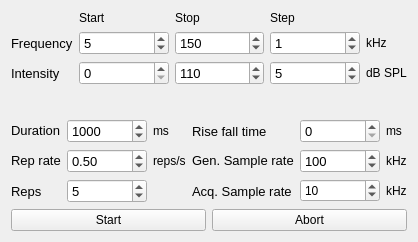
<?xml version="1.0" encoding="UTF-8"?>
<ui version="4.0">
 <class>TuningCurve</class>
 <widget class="QWidget" name="TuningCurve">
  <property name="geometry">
   <rect>
    <x>0</x>
    <y>0</y>
    <width>418</width>
    <height>242</height>
   </rect>
  </property>
  <property name="windowTitle">
   <string>Form</string>
  </property>
  <layout class="QVBoxLayout" name="verticalLayout">
   <item>
    <layout class="QGridLayout" name="gridLayout_2">
     <item row="2" column="2">
      <widget class="QSpinBox" name="db_stop_spnbx">
       <property name="font">
        <font>
         <pointsize>10</pointsize>
        </font>
       </property>
       <property name="maximum">
        <number>150</number>
       </property>
       <property name="value">
        <number>110</number>
       </property>
      </widget>
     </item>
     <item row="1" column="3">
      <widget class="QSpinBox" name="freq_step_spnbx">
       <property name="font">
        <font>
         <pointsize>10</pointsize>
        </font>
       </property>
       <property name="maximum">
        <number>100</number>
       </property>
       <property name="value">
        <number>1</number>
       </property>
      </widget>
     </item>
     <item row="1" column="2">
      <widget class="QSpinBox" name="freq_stop_spnbx">
       <property name="font">
        <font>
         <pointsize>10</pointsize>
        </font>
       </property>
       <property name="maximum">
        <number>200</number>
       </property>
       <property name="value">
        <number>150</number>
       </property>
      </widget>
     </item>
     <item row="2" column="4">
      <widget class="QLabel" name="label_21">
       <property name="sizePolicy">
        <sizepolicy hsizetype="Fixed" vsizetype="Preferred">
         <horstretch>0</horstretch>
         <verstretch>0</verstretch>
        </sizepolicy>
       </property>
       <property name="text">
        <string>dB SPL</string>
       </property>
      </widget>
     </item>
     <item row="1" column="4">
      <widget class="QLabel" name="label_19">
       <property name="sizePolicy">
        <sizepolicy hsizetype="Fixed" vsizetype="Preferred">
         <horstretch>0</horstretch>
         <verstretch>0</verstretch>
        </sizepolicy>
       </property>
       <property name="text">
        <string>kHz</string>
       </property>
      </widget>
     </item>
     <item row="1" column="1">
      <widget class="QSpinBox" name="freq_start_spnbx">
       <property name="font">
        <font>
         <pointsize>10</pointsize>
        </font>
       </property>
       <property name="maximum">
        <number>200</number>
       </property>
       <property name="singleStep">
        <number>5</number>
       </property>
       <property name="value">
        <number>5</number>
       </property>
      </widget>
     </item>
     <item row="2" column="3">
      <widget class="QSpinBox" name="db_step_spnbx">
       <property name="font">
        <font>
         <pointsize>10</pointsize>
        </font>
       </property>
       <property name="maximum">
        <number>50</number>
       </property>
       <property name="value">
        <number>5</number>
       </property>
      </widget>
     </item>
     <item row="2" column="1">
      <widget class="QSpinBox" name="db_start_spnbx">
       <property name="font">
        <font>
         <pointsize>10</pointsize>
        </font>
       </property>
       <property name="maximum">
        <number>150</number>
       </property>
       <property name="singleStep">
        <number>5</number>
       </property>
       <property name="value">
        <number>0</number>
       </property>
      </widget>
     </item>
     <item row="1" column="0">
      <widget class="QLabel" name="label_25">
       <property name="sizePolicy">
        <sizepolicy hsizetype="Fixed" vsizetype="Preferred">
         <horstretch>0</horstretch>
         <verstretch>0</verstretch>
        </sizepolicy>
       </property>
       <property name="font">
        <font>
         <pointsize>10</pointsize>
        </font>
       </property>
       <property name="text">
        <string>Frequency</string>
       </property>
      </widget>
     </item>
     <item row="0" column="1">
      <widget class="QLabel" name="label_26">
       <property name="text">
        <string>Start</string>
       </property>
      </widget>
     </item>
     <item row="2" column="0">
      <widget class="QLabel" name="label_18">
       <property name="font">
        <font>
         <pointsize>10</pointsize>
        </font>
       </property>
       <property name="text">
        <string>Intensity</string>
       </property>
      </widget>
     </item>
     <item row="0" column="2">
      <widget class="QLabel" name="label_27">
       <property name="text">
        <string>Stop</string>
       </property>
      </widget>
     </item>
     <item row="0" column="3">
      <widget class="QLabel" name="label_28">
       <property name="text">
        <string>Step</string>
       </property>
      </widget>
     </item>
     <item row="3" column="0">
      <spacer name="verticalSpacer">
       <property name="orientation">
        <enum>Qt::Vertical</enum>
       </property>
       <property name="sizeHint" stdset="0">
        <size>
         <width>20</width>
         <height>40</height>
        </size>
       </property>
      </spacer>
     </item>
    </layout>
   </item>
   <item>
    <layout class="QGridLayout" name="gridLayout_3">
     <item row="0" column="0">
      <widget class="QLabel" name="label_22">
       <property name="sizePolicy">
        <sizepolicy hsizetype="Preferred" vsizetype="Fixed">
         <horstretch>0</horstretch>
         <verstretch>0</verstretch>
        </sizepolicy>
       </property>
       <property name="font">
        <font>
         <pointsize>10</pointsize>
        </font>
       </property>
       <property name="text">
        <string>Duration</string>
       </property>
      </widget>
     </item>
     <item row="0" column="1">
      <widget class="QSpinBox" name="dur_spnbx_2">
       <property name="font">
        <font>
         <pointsize>10</pointsize>
        </font>
       </property>
       <property name="minimum">
        <number>100</number>
       </property>
       <property name="maximum">
        <number>50000</number>
       </property>
       <property name="singleStep">
        <number>100</number>
       </property>
       <property name="value">
        <number>1000</number>
       </property>
      </widget>
     </item>
     <item row="0" column="2">
      <widget class="QLabel" name="label_24">
       <property name="sizePolicy">
        <sizepolicy hsizetype="Preferred" vsizetype="Fixed">
         <horstretch>0</horstretch>
         <verstretch>0</verstretch>
        </sizepolicy>
       </property>
       <property name="text">
        <string>ms</string>
       </property>
      </widget>
     </item>
     <item row="0" column="5">
      <widget class="QLabel" name="label_20">
       <property name="sizePolicy">
        <sizepolicy hsizetype="Fixed" vsizetype="Fixed">
         <horstretch>0</horstretch>
         <verstretch>0</verstretch>
        </sizepolicy>
       </property>
       <property name="text">
        <string>ms</string>
       </property>
      </widget>
     </item>
     <item row="1" column="0">
      <widget class="QLabel" name="label_23">
       <property name="sizePolicy">
        <sizepolicy hsizetype="Fixed" vsizetype="Fixed">
         <horstretch>0</horstretch>
         <verstretch>0</verstretch>
        </sizepolicy>
       </property>
       <property name="font">
        <font>
         <pointsize>10</pointsize>
        </font>
       </property>
       <property name="text">
        <string>Rep rate</string>
       </property>
      </widget>
     </item>
     <item row="1" column="2">
      <widget class="QLabel" name="label_15">
       <property name="sizePolicy">
        <sizepolicy hsizetype="Fixed" vsizetype="Fixed">
         <horstretch>0</horstretch>
         <verstretch>0</verstretch>
        </sizepolicy>
       </property>
       <property name="text">
        <string>reps/s</string>
       </property>
      </widget>
     </item>
     <item row="1" column="3">
      <widget class="QLabel" name="label_17">
       <property name="sizePolicy">
        <sizepolicy hsizetype="Fixed" vsizetype="Fixed">
         <horstretch>0</horstretch>
         <verstretch>0</verstretch>
        </sizepolicy>
       </property>
       <property name="font">
        <font>
         <pointsize>10</pointsize>
        </font>
       </property>
       <property name="text">
        <string>Gen. Sample rate</string>
       </property>
      </widget>
     </item>
     <item row="1" column="4">
      <widget class="QSpinBox" name="sr_spnbx_2">
       <property name="font">
        <font>
         <pointsize>10</pointsize>
        </font>
       </property>
       <property name="minimum">
        <number>10</number>
       </property>
       <property name="maximum">
        <number>1000</number>
       </property>
       <property name="singleStep">
        <number>10</number>
       </property>
       <property name="value">
        <number>100</number>
       </property>
      </widget>
     </item>
     <item row="1" column="5">
      <widget class="QLabel" name="label_16">
       <property name="sizePolicy">
        <sizepolicy hsizetype="Fixed" vsizetype="Fixed">
         <horstretch>0</horstretch>
         <verstretch>0</verstretch>
        </sizepolicy>
       </property>
       <property name="text">
        <string>kHz</string>
       </property>
      </widget>
     </item>
     <item row="1" column="1">
      <widget class="QDoubleSpinBox" name="reprate_spnbx">
       <property name="font">
        <font>
         <pointsize>10</pointsize>
        </font>
       </property>
       <property name="minimum">
        <double>0.100000000000000</double>
       </property>
       <property name="maximum">
        <double>10.000000000000000</double>
       </property>
       <property name="value">
        <double>0.500000000000000</double>
       </property>
      </widget>
     </item>
     <item row="2" column="1">
      <widget class="QSpinBox" name="nreps_spnbx">
       <property name="font">
        <font>
         <pointsize>10</pointsize>
        </font>
       </property>
       <property name="minimum">
        <number>1</number>
       </property>
       <property name="maximum">
        <number>100</number>
       </property>
       <property name="value">
        <number>5</number>
       </property>
      </widget>
     </item>
     <item row="2" column="0">
      <widget class="QLabel" name="label_31">
       <property name="font">
        <font>
         <pointsize>10</pointsize>
        </font>
       </property>
       <property name="text">
        <string>Reps</string>
       </property>
      </widget>
     </item>
     <item row="2" column="5">
      <widget class="QLabel" name="label_7">
       <property name="text">
        <string>kHz</string>
       </property>
      </widget>
     </item>
     <item row="2" column="3">
      <widget class="QLabel" name="label">
       <property name="font">
        <font>
         <pointsize>10</pointsize>
        </font>
       </property>
       <property name="text">
        <string>Acq. Sample rate</string>
       </property>
      </widget>
     </item>
     <item row="2" column="4">
      <widget class="QSpinBox" name="aisr_spnbx_2">
       <property name="minimum">
        <number>1</number>
       </property>
       <property name="maximum">
        <number>200</number>
       </property>
       <property name="singleStep">
        <number>10</number>
       </property>
       <property name="value">
        <number>10</number>
       </property>
      </widget>
     </item>
     <item row="0" column="4">
      <widget class="QSpinBox" name="risefall_spnbx_2">
       <property name="font">
        <font>
         <pointsize>10</pointsize>
        </font>
       </property>
       <property name="maximum">
        <number>100</number>
       </property>
      </widget>
     </item>
     <item row="0" column="3">
      <widget class="QLabel" name="label_14">
       <property name="font">
        <font>
         <pointsize>10</pointsize>
        </font>
       </property>
       <property name="text">
        <string>Rise fall time</string>
       </property>
      </widget>
     </item>
    </layout>
   </item>
   <item>
    <layout class="QHBoxLayout" name="horizontalLayout_2">
     <item>
      <widget class="QPushButton" name="start_btn">
       <property name="text">
        <string>Start</string>
       </property>
      </widget>
     </item>
     <item>
      <widget class="QPushButton" name="stop_btn">
       <property name="text">
        <string>Abort</string>
       </property>
      </widget>
     </item>
    </layout>
   </item>
  </layout>
 </widget>
 <resources/>
 <connections/>
</ui>
